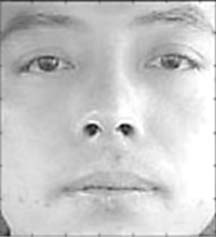
#> input picture 8.alternatives/gabor filterbank/face.png, 216 x 237 px
$ python filterbank_for_face.py   (older library calls are emulated)
#> lines starting #> are read from the running program, lines starting #| are printed output that depends on the picture
#This class has the aproximate copy of the filterbank in the
#-İlhan U, Ozan A, Erdem U, Levent Ö
#Detection Of Driver Sleepiness And Warning The Driver
#In Real-time Using Image Processing And Machine Learning Techniques (2017)
#Article

import numpy as np
import cv2
import matplotlib.pyplot as plt
import pandas as pd

img = cv2.imread('face.png')
#> img is the input picture: shape (237, 216, 3); min 1, max 255, mean 200
img = cv2.cvtColor(img, cv2.COLOR_BGR2GRAY)
#> img: shape (237, 216)

fig_img = plt.figure(figsize=(10,10))
col = 8
row = 5

count = 1
lamda = 2*np.pi/4
for sigma in range(3,18,3):
    lamda += 3*np.pi/4
    for theta in np.arange(np.pi/2, 12*np.pi/8, np.pi/8):
        kernel = cv2.getGaborKernel((31, 31), sigma, theta, lamda, 1, 0, ktype=cv2.CV_32F)
        fimg = cv2.filter2D(img, cv2.CV_8UC3, kernel)
        fig_img.add_subplot(row, col, count)
        plt.imshow(kernel)
        count +=1
#> after the loop, count = 41; lamda = 13.35

plt.show()
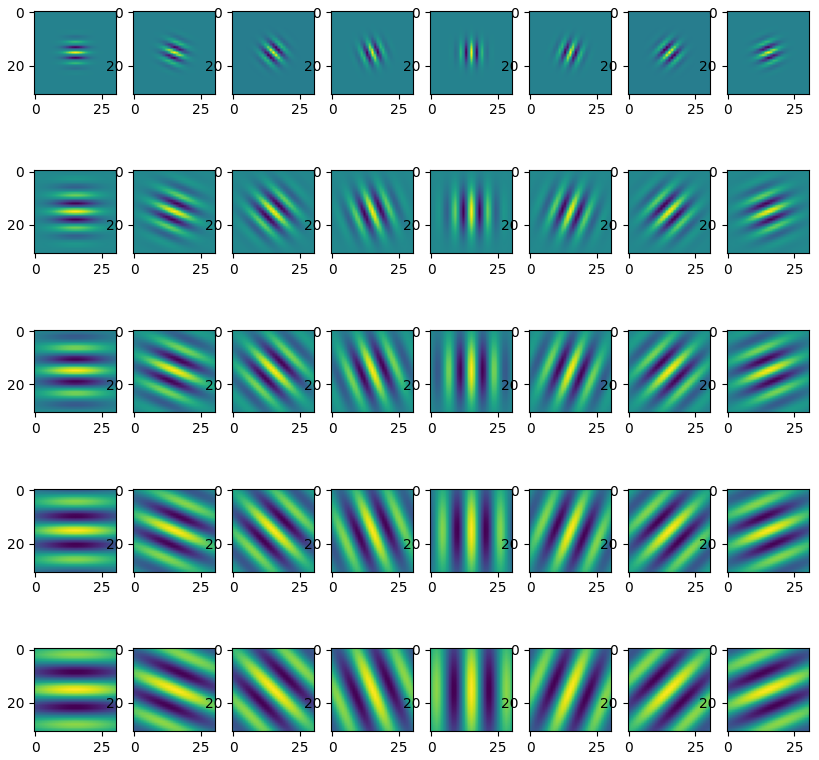
#> figure drawn by matplotlib, 40 panels
